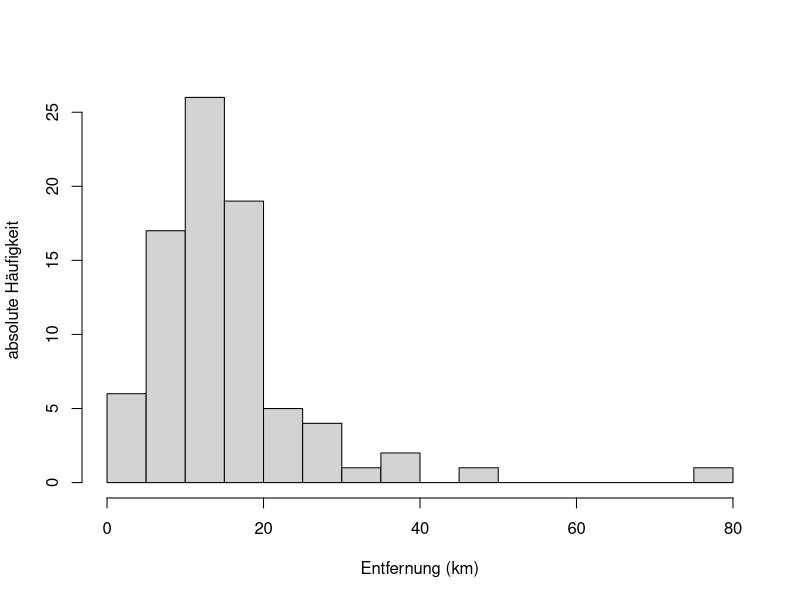
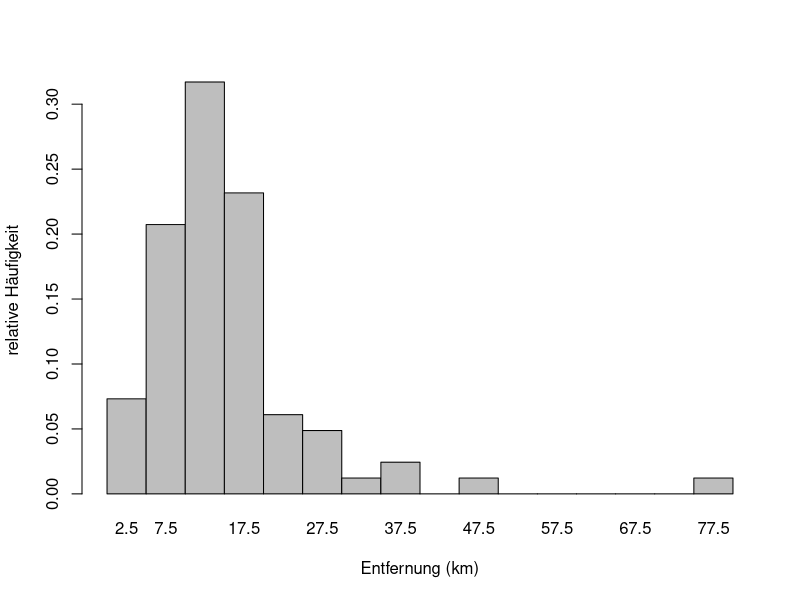
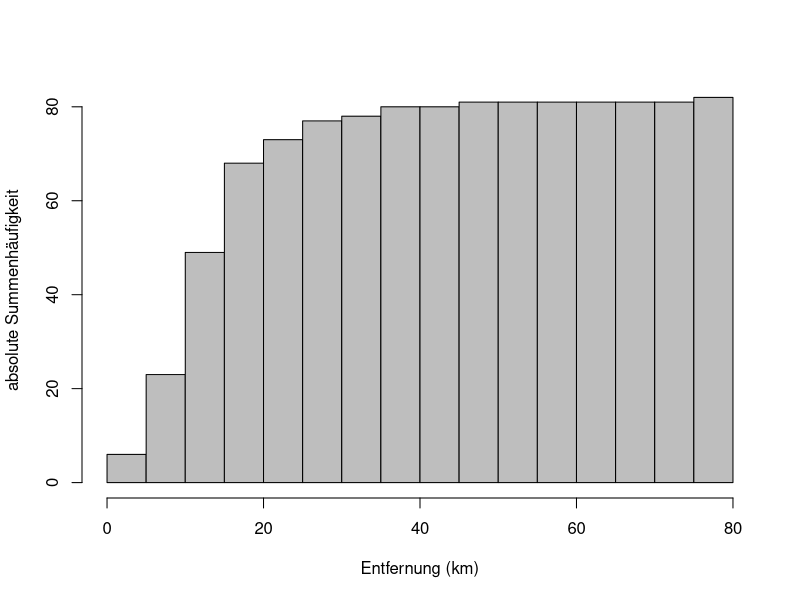
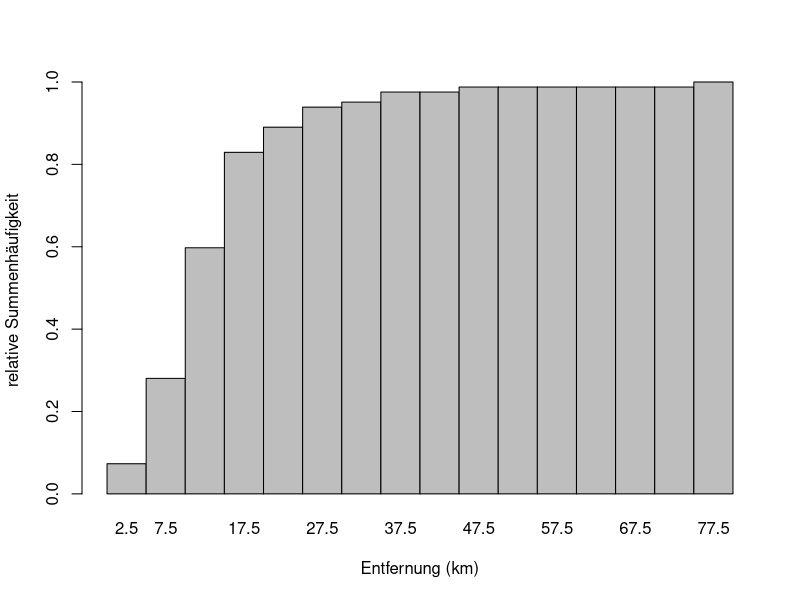
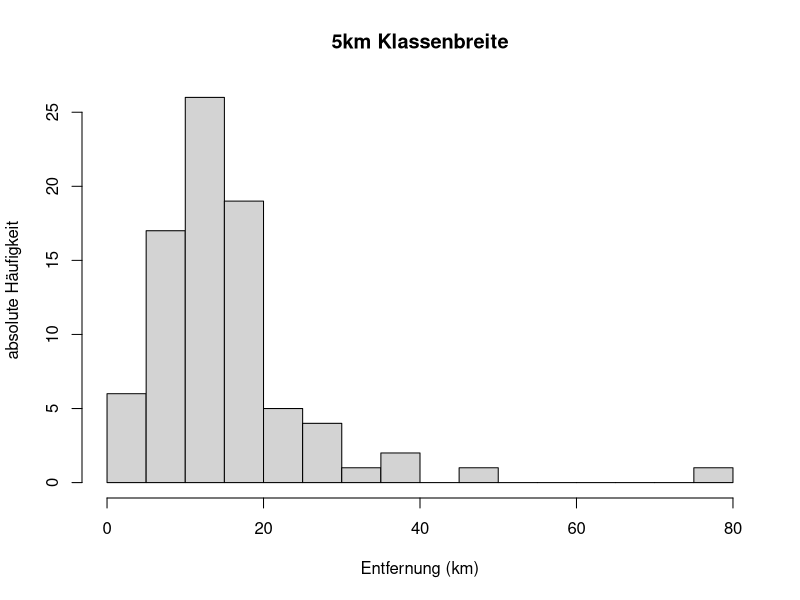
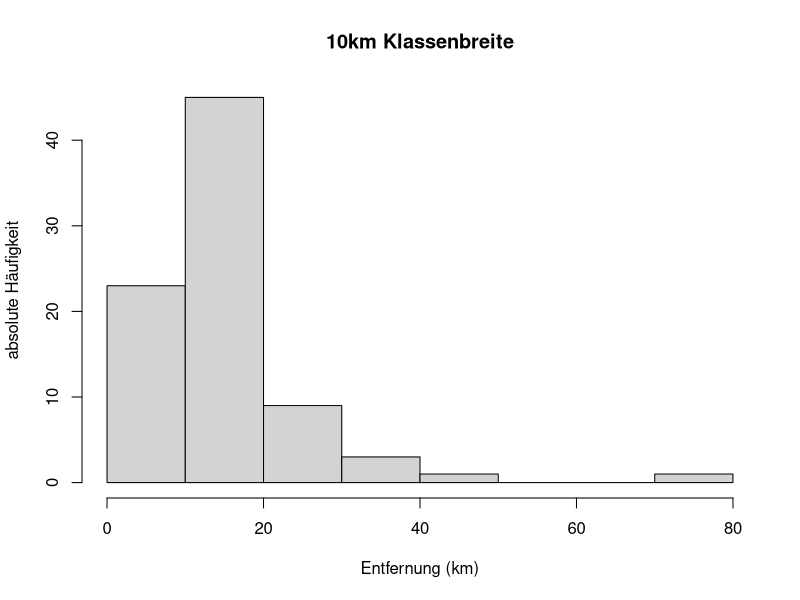
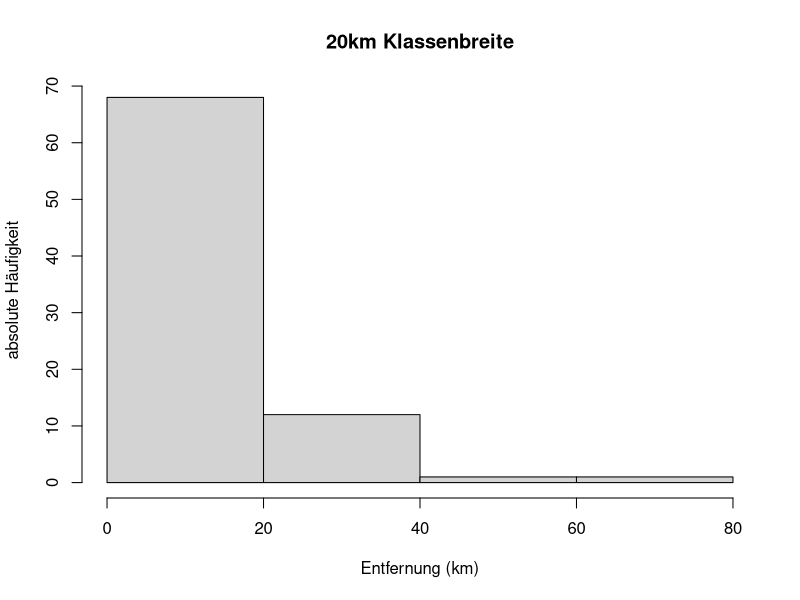
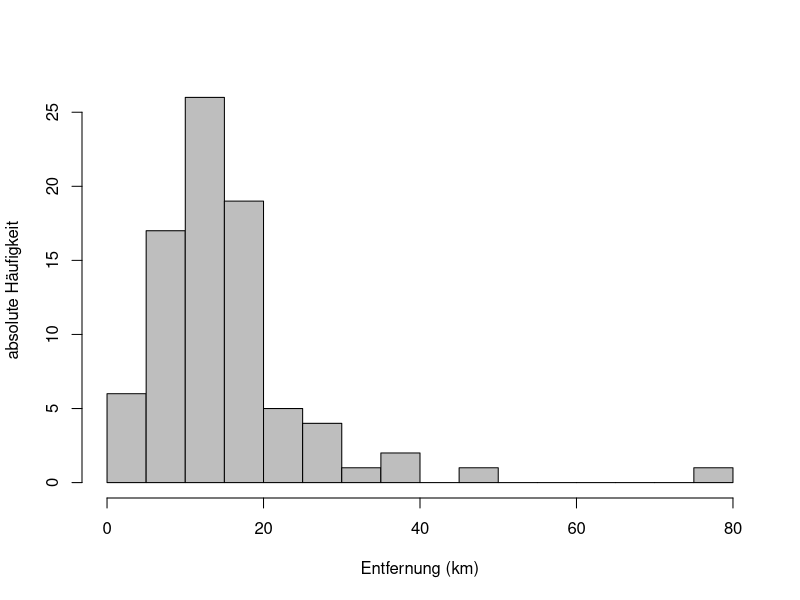

Reproduce these figures in R, in order.
## ---- chunk 1
# Paket laden, das für das Einlesen von xlsx gebraucht wird
library("readxl")
# Daten einlesen
# der Zusatz na = "-999" sagt R, dass fehlende Werte mit -999 kodiert sind
# ein Wert mit Distanz = 3822km wurde bereits mit -999 = NA markiert
reisedat <- read_excel("data/Daten_Distanz_Reisezeit_2023_korrigiert.xlsx", na = "-999")
# in Zahlen und data.frame umwandeln
reisedat <- as.data.frame(apply(reisedat, 2, as.numeric))
# Ausgabe von reisedat$distanz
reisedat$distanz

## ---- chunk 2
# reisedat$distanz aufsteigend ordnen und ausgeben
sort(reisedat$distanz)
# absolute Häufigkeiten bestimmen für Klassen von 0 bis 80km, mit Breite 5km
hist(reisedat$distanz, breaks = seq(0, 80, 5),
     main = "", xlab = "Entfernung (km)", 
     ylab = "absolute Häufigkeit")
## ---- chunk 3
# Histogramm berechnen ohne Output
h <- hist(reisedat$distanz, breaks = seq(0, 80, 5), plot = FALSE)
# absolute in relative Häufigkeiten umrechnen
h$counts <- h$counts / sum(h$counts)
# Histogrammdaten plotten
barplot(h$counts ~ h$mids, space = 0, col = "gray",
     main = "", xlab = "Entfernung (km)", ylab = "relative Häufigkeit")

## ---- chunk 4
# Histogramm berechnen ohne Output
h <- hist(reisedat$distanz, breaks = seq(0, 80, 5), plot = FALSE)
# Häufigkeiten kumuliert aufsummieren
h$counts <- cumsum(h$counts)
# Histogrammdaten plotten
plot(h, freq = TRUE, col = "gray",
     main = "", xlab = "Entfernung (km)", ylab = "absolute Summenhäufigkeit")
# absolute Summenhäufigkeiten in relative umrechnen
h$counts <- h$counts / max(h$counts)
# Histogrammdaten plotten
barplot(h$counts ~ h$mids, space = 0, col = "gray",
     main = "", xlab = "Entfernung (km)", ylab = "relative Summenhäufigkeit")

## ---- chunk 5
# Klassenbreite 5km
hist(reisedat$distanz, breaks = seq(0, 80, 5),
     main = "5km Klassenbreite", 
     xlab = "Entfernung (km)", ylab = "absolute Häufigkeit")
# Klassenbreite 10km
hist(reisedat$distanz, breaks = seq(0, 80, 10),
     main = "10km Klassenbreite", 
     xlab = "Entfernung (km)", ylab = "absolute Häufigkeit")
# Klassenbreite 20km
hist(reisedat$distanz, breaks = seq(0, 80, 20),
     main = "20km Klassenbreite", 
     xlab = "Entfernung (km)", ylab = "absolute Häufigkeit")

## ---- chunk 6
h <- hist(reisedat$distanz, breaks = seq(0, 80, 5), plot = FALSE)
plot(h, freq = TRUE, col = "gray",
     main = "", xlab = "Entfernung (km)", ylab = "absolute Häufigkeit")
# gib Klassenmitte aus (an der Stelle, wo die Häufigkeiten gleich dem Maximum sind)
h$mids[h$counts == max(h$counts)]

## ---- chunk 7
# berechne arithmetisches Mittel für Variable "Distanz" in km
# der Zusatz na.rm = TRUE bedeutet, dass NA-Werte nicht berücksichtigt werden
mean(reisedat$distanz, na.rm = TRUE)

## ---- chunk 8
median(reisedat$distanz, na.rm = TRUE)
